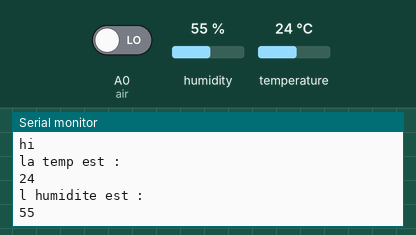
The sketch below on a simulated Arduino Uno, built with avr-gcc and run on an emulated ATmega328P. On the bench: the last lines printed to the serial monitor. Inputs (shaded band) come from the test bench; at power-on: humidity 55 %, A0 (air) LOW, temperature 24 °C.

Above: at 3.8 s.
3.9 s: humidity set to 22 %
At 7.1 s:
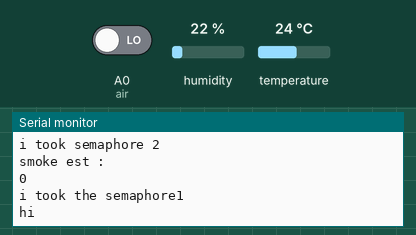
7.8 s: A0 (air) driven HIGH
At 11.5 s:
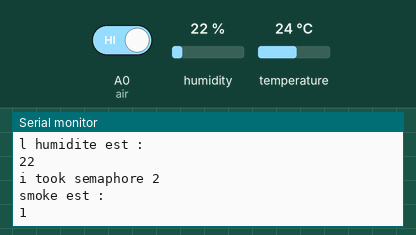
11.7 s: temperature set to 12 °C
At 13.3 s:
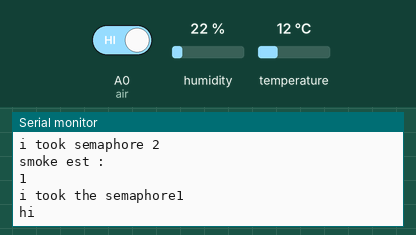
15.6 s: humidity set to 40 %
At 16.8 s:
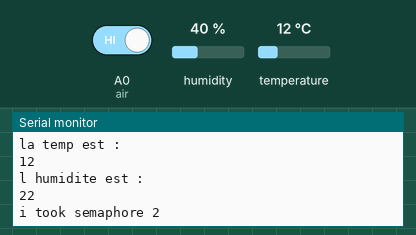
Timing chart, 0 to 18.6 s (numbered marks = the images above; inputs shaded):
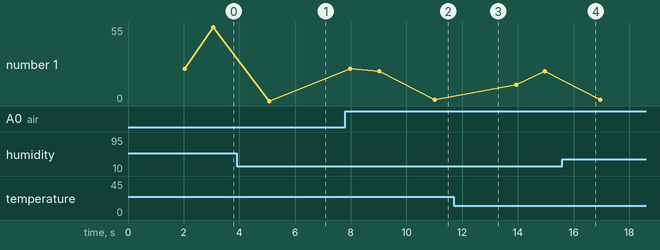

The sketch:

trial1.ino
```cpp
#include<Arduino_FreeRTOS.h>
#include<semphr.h>
#include<string.h>

#include<DHT.h>


#define DHTpin 4
#define air A0


DHT dht11(DHTpin,DHT11);                             //initialiser le capteur dht
SemaphoreHandle_t semaphore;


void task1(void *p);
void task2(void *p);

void setup() {
  Serial.begin(9600);
  pinMode(DHTpin,INPUT);
  pinMode(air,INPUT);
  dht11.begin();
  semaphore= xSemaphoreCreateBinary();
  Serial.println("hi1");
  xTaskCreate(task1,"temp",500,NULL,2,NULL);   //priority it was 150
  Serial.println("hi2");
  xTaskCreate(task2,"aur_qual",150,NULL,1,NULL);
  Serial.println("hi3");
  //xTaskCreate(gaz,"air quality",120,NULL,1,NULL);
  vTaskStartScheduler();

}

void loop() {
}

void task1(void *p){
  //Serial.println("hello");
  //delay(1000);    // kant ka tprint hel then after i added a delay it printed hello
  for(;;){
      xSemaphoreTake(semaphore,0);
      Serial.println("i took the semaphore1");
      Serial.println("hi");
      delay(1000);
      int temp= dht11.readTemperature();
      delay(1000);
      Serial.println("la temp est :");
      Serial.println(temp);
      delay(1000);
      int humidity=dht11.readHumidity();
      Serial.println("l humidite est :");
      Serial.println(humidity);
      delay(1000);
      xSemaphoreGive(semaphore);
      delay(1900);
  }

  //delay(1000);

}


void task2(void *p){

  for(;;){
      delay(1000);
      xSemaphoreTake(semaphore,portMAX_DELAY);
      Serial.println("i took semaphore 2");
      int smoke=digitalRead(air);
      delay(1000);
      Serial.println("smoke est :");
      Serial.println(smoke);

      xSemaphoreGive(semaphore);
    //delay(1000);
  }
}
```

Measured:
- after the input at 7.8 s, the serial monitor: prints a new line after 3.2 s (image 2)
